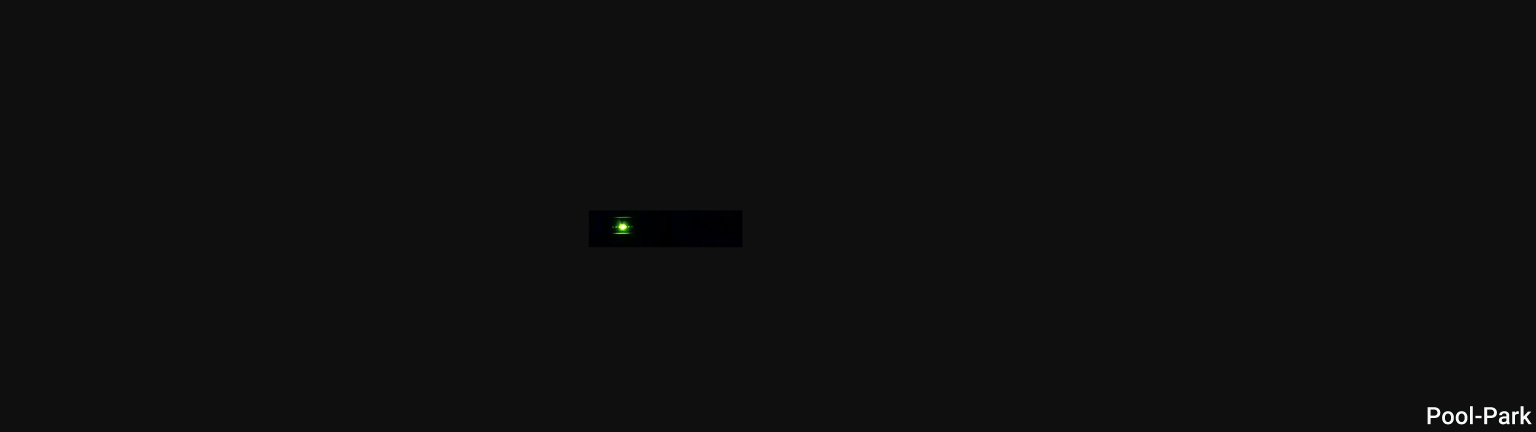
#> input picture backend/tests/fixtures/burst_5_light_off/Pool-Park-20260422_113116.jpg, 7680 x 2160 px (shown at 1/5 size); its folder holds 4 pictures in this run
$ python test_cv.py
#> lines starting #> are read from the running program, lines starting #| are printed output that depends on the picture
### custom_components/pahlen_monitor/cv_engine.py
import logging

import numpy as np

_LOGGER = logging.getLogger(__name__)

# Calibrated ROIs based on actual LED spots (x, y, w, h)
ROIS = {
    "chlorine": [
        [540, 245, 12, 12],
        [558, 245, 12, 12],
        [576, 245, 12, 12],
        [594, 245, 12, 12],
        [612, 245, 12, 12],
        [630, 245, 12, 12],
        [648, 245, 12, 12],
    ],
    "ph": [
        [1012, 238, 12, 12],
        [1029, 238, 12, 12],
        [1046, 238, 12, 12],
        [1063, 238, 12, 12],
        [1078, 238, 10, 10],
        [1097, 238, 10, 10],
        [1112, 238, 10, 10],
    ],
}

# Define target HSV ranges for LED colors
COLOR_MASKS = {
    "RED": [((0, 100, 100), (10, 255, 255)), ((170, 100, 100), (180, 255, 255))],
    "YELLOW": [((20, 100, 100), (35, 255, 255))],
    "GREEN": [((40, 100, 100), (85, 255, 255))],
}


def get_led_color(led_idx):
    # LED index 0-6 (1-7)
    # Red: 1, 7. Yellow: 2, 3, 5, 6. Green: 4.
    if led_idx in [0, 6]:
        return "RED"
    if led_idx == 3:
        return "GREEN"
    return "YELLOW"


def preprocess_image(image_bytes: bytes) -> np.ndarray:
    import cv2

    nparr = np.frombuffer(image_bytes, np.uint8)
    img = cv2.imdecode(nparr, cv2.IMREAD_COLOR)
    # Rotate 180 degrees
    img = cv2.rotate(img, cv2.ROTATE_180)
    # Apply fixed crop based on calibration [y:y+h, x:x+w]
    return img[800:1300, 3500:4800]


def analyze_burst(images_bytes: list[bytes], rois: dict = ROIS):
    import cv2

    processed_images = [preprocess_image(img) for img in images_bytes]

    # Store results per frame per led
    led_on_frames = {"chlorine": [[] for _ in range(7)], "ph": [[] for _ in range(7)]}

    for img in processed_images:
        hsv = cv2.cvtColor(img, cv2.COLOR_BGR2HSV)
        for device in ["chlorine", "ph"]:
            for i, roi in enumerate(rois[device]):
                x, y, w, h = roi
                roi_hsv = hsv[y : y + h, x : x + w]

                # Check for color
                color_type = get_led_color(i)
                masks = COLOR_MASKS[color_type]

                is_lit = False
                for lower, upper in masks:
                    mask = cv2.inRange(roi_hsv, lower, upper)
                    if cv2.countNonZero(mask) > 5:  # Threshold for "ON" (pixel count)
                        is_lit = True
                        break
                led_on_frames[device][i].append(is_lit)

    final_results = {}
    for device in ["chlorine", "ph"]:
        led_states = []
        blink_leds = []

        for i in range(7):
            on_frames = np.array(led_on_frames[device][i])
            is_on = np.mean(on_frames) >= 0.5
            led_states.append(bool(is_on))

            transitions = np.sum(np.diff(on_frames.astype(int)) != 0)
            if transitions >= 2:
                blink_leds.append(i + 1)

        on_count = sum(led_states)
        if 1 in blink_leds or 7 in blink_leds:
            status, diagnosis = "error", "Flow Error"
        elif led_states[0] or led_states[6]:  # Steady red
            status, diagnosis = "error", "Critically High/Low"
        elif all(led_states) and on_count >= 5:
            status, diagnosis = "error", "Time-Out Error"
        elif any(led_states):
            status = "ok"
            diagnosis = "Standby mode" if len(blink_leds) > 0 else "Dosing active"
        else:
            status, diagnosis = "ok", "Stable setpoint"

        final_results[device] = {
            "led_states": led_states,
            "blinking": blink_leds,
            "status": status,
            "diagnosis": diagnosis,
        }

    return final_results

### custom_components/pahlen_monitor/test_cv.py
import os

from cv_engine import ROIS, analyze_burst


def run_test(folder_path, rois, expected_chlorine_blinking=None):
#> called with expected_chlorine_blinking = 2
    print(f"--- Running Test: {folder_path} ---")
    images = []
    filenames = sorted([f for f in os.listdir(folder_path) if f.endswith(".jpg")])
    for filename in filenames:
        with open(os.path.join(folder_path, filename), "rb") as f:
            images.append(f.read())

    result = analyze_burst(images, rois)
#> in preprocess_image, img is the input picture: shape (2160, 7680, 3); mean B, G, R 15.2, 15.2, 15.1
#> in preprocess_image, `return img[800:1300, 3500:4800]`:
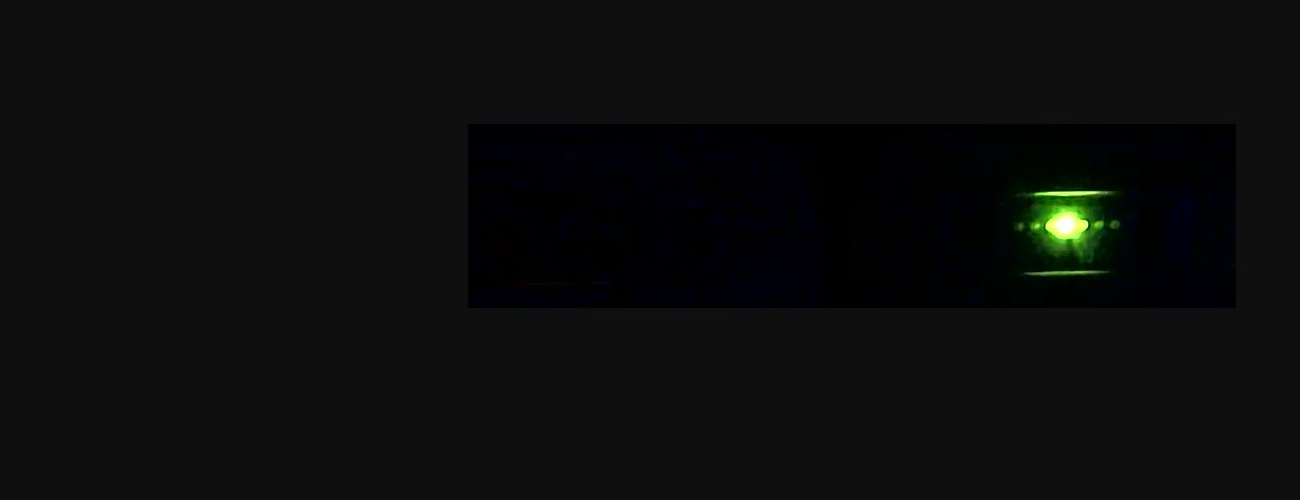
#> returned value: shape (500, 1300, 3); mean of channels 0, 1, 2 12.9, 13.2, 12.5; drawn as B, G, R
#> in analyze_burst, `processed_images = [preprocess_image(img) for img in images_bytes]`: processed_images = 4 items
#> the loop in analyze_burst, `for img in processed_images:` made 4 passes
#> after the loop in analyze_burst, `for device in ["chlorine", "ph"]:`: final_results = 2 items
#> result = 2 items
    print(f"Result: {result}")
#> (printed output is left out)

    if expected_chlorine_blinking is not None:
        chl_blinking = result["chlorine"]["blinking"]
#> chl_blinking = []
#> (the run stopped early here; a loop or call above may not have finished)
